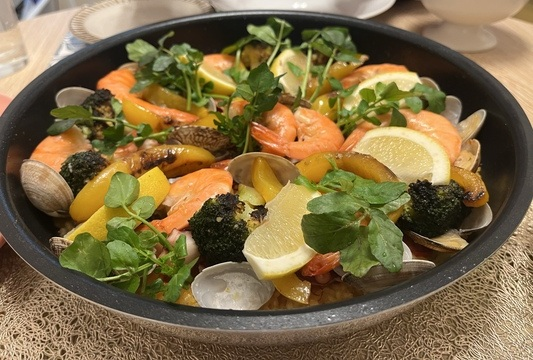
#> input picture overlay-title/paeria.jpg, 533 x 360 px
$ python send_image.py ../overlay-title/paeria.jpg
#> lines starting #> are read from the running program, lines starting #| are printed output that depends on the picture
#!/usr/bin/env python3
"""
GDEP133C02 電子ペーパー画像送信スクリプト
JPG/PNG画像を6色パレットに変換してESP32-S3経由でEPDに表示する

依存: pillow のみ (pip3 install pillow)
"""

import sys
import struct
import zlib
import argparse
import os
import time
import math
from pathlib import Path

from PIL import Image, ImageEnhance

# EPD設定
EPD_WIDTH = 1200
EPD_HEIGHT = 1600
PAYLOAD_LEN = EPD_WIDTH * EPD_HEIGHT // 2  # 4bpp = 960000 bytes

# 6色パレット (RGB値) - EPDの実際の発色に近い値に調整
PALETTE_COLORS = [
    (0, 0, 0),        # 0: black
    (255, 255, 255),  # 1: white
    (255, 230, 0),    # 2: yellow
    (200, 0, 0),      # 3: red
    (0, 0, 200),      # 4: blue
    (0, 180, 0),      # 5: green
]

# パレットインデックスから4bpp値への変換
INDEX_TO_4BPP = [0x0, 0x1, 0x2, 0x3, 0x5, 0x6]

# 白色のパレットインデックス
WHITE_INDEX = 1

# ボーレート定数（シリアル送信時のみ使用）
try:
    import termios
    BAUDRATE_MAP = {
        9600: termios.B9600,
        19200: termios.B19200,
        38400: termios.B38400,
        57600: termios.B57600,
        115200: termios.B115200,
        230400: termios.B230400,
        460800: termios.B460800,
        921600: termios.B921600,
    }
except ImportError:
    BAUDRATE_MAP = {}


def rgb_to_lab(r, g, b):
    """RGB to CIE Lab色空間変換"""
    r, g, b = r / 255.0, g / 255.0, b / 255.0

    r = ((r + 0.055) / 1.055) ** 2.4 if r > 0.04045 else r / 12.92
    g = ((g + 0.055) / 1.055) ** 2.4 if g > 0.04045 else g / 12.92
    b = ((b + 0.055) / 1.055) ** 2.4 if b > 0.04045 else b / 12.92

    r, g, b = r * 100, g * 100, b * 100

    x = r * 0.4124564 + g * 0.3575761 + b * 0.1804375
    y = r * 0.2126729 + g * 0.7151522 + b * 0.0721750
    z = r * 0.0193339 + g * 0.1191920 + b * 0.9503041

    x, y, z = x / 95.047, y / 100.0, z / 108.883

    x = x ** (1/3) if x > 0.008856 else (7.787 * x) + (16/116)
    y = y ** (1/3) if y > 0.008856 else (7.787 * y) + (16/116)
    z = z ** (1/3) if z > 0.008856 else (7.787 * z) + (16/116)

    L = (116 * y) - 16
    a = 500 * (x - y)
    b_val = 200 * (y - z)

    return L, a, b_val


PALETTE_LAB = [rgb_to_lab(r, g, b) for r, g, b in PALETTE_COLORS]


# [110 lines left out: functions find_nearest_color_lab, convert_to_palette_fast, convert_with_imagemagick, not called in this run]


def convert_to_palette_custom(img: Image.Image, dither: bool = True) -> list:
    """カスタム減色アルゴリズム（Lab色空間使用、Floyd-Steinbergディザリング）"""
    width, height = img.size
    pixels = list(img.get_flattened_data())

    image = []
    for y in range(height):
        row = []
        for x in range(width):
            idx = y * width + x
            r, g, b = pixels[idx][:3]
            row.append([float(r), float(g), float(b)])
        image.append(row)

    result = [[0] * width for _ in range(height)]

    for y in range(height):
        for x in range(width):
            r = max(0, min(255, int(image[y][x][0])))
            g = max(0, min(255, int(image[y][x][1])))
            b = max(0, min(255, int(image[y][x][2])))

            idx = find_nearest_color_lab(r, g, b)
            result[y][x] = idx

            if dither:
                new_r, new_g, new_b = PALETTE_COLORS[idx]
                err_r = image[y][x][0] - new_r
                err_g = image[y][x][1] - new_g
                err_b = image[y][x][2] - new_b

                if x + 1 < width:
                    image[y][x + 1][0] += err_r * 7 / 16
                    image[y][x + 1][1] += err_g * 7 / 16
                    image[y][x + 1][2] += err_b * 7 / 16
                if y + 1 < height:
                    if x > 0:
                        image[y + 1][x - 1][0] += err_r * 3 / 16
                        image[y + 1][x - 1][1] += err_g * 3 / 16
                        image[y + 1][x - 1][2] += err_b * 3 / 16
                    image[y + 1][x][0] += err_r * 5 / 16
                    image[y + 1][x][1] += err_g * 5 / 16
                    image[y + 1][x][2] += err_b * 5 / 16
                    if x + 1 < width:
                        image[y + 1][x + 1][0] += err_r * 1 / 16
                        image[y + 1][x + 1][1] += err_g * 1 / 16
                        image[y + 1][x + 1][2] += err_b * 1 / 16

        if y % 100 == 0:
            print(f"\r変換中... {y}/{height} ({100*y//height}%)", end="", flush=True)

    print(f"\r変換中... {height}/{height} (100%)")
    return result


# [20 lines left out: function palette_to_4bpp, not called in this run]


def adjust_image(img: Image.Image, brightness: float, contrast: float, saturation: float) -> Image.Image:
    """画像の明度、コントラスト、彩度を調整"""
    if brightness != 1.0:
        enhancer = ImageEnhance.Brightness(img)
        img = enhancer.enhance(brightness)

    if contrast != 1.0:
        enhancer = ImageEnhance.Contrast(img)
        img = enhancer.enhance(contrast)

    if saturation != 1.0:
        enhancer = ImageEnhance.Color(img)
        img = enhancer.enhance(saturation)

    return img


def load_and_resize_image(image_path: str, rotate: int = None) -> Image.Image:
    """
    画像を読み込み、EPDサイズにリサイズする

    - rotate=None: 自動回転（横長画像は90度回転）
    - rotate=0: 回転なし
    - rotate=90/180/270: 指定角度で回転
    - アスペクト比を維持し、余白は白で埋める
    """
#> called with image_path = '../overlay-title/paeria.jpg'
    img = Image.open(image_path)
#> img is the input picture: PIL image 533x360 RGB; mean R, G, B 127.5, 108.6, 71

    # EXIF回転情報を適用
    try:
        from PIL import ExifTags
        for orientation in ExifTags.TAGS.keys():
            if ExifTags.TAGS[orientation] == 'Orientation':
                break
        exif = img._getexif()
        if exif is not None:
            orientation_value = exif.get(orientation)
            if orientation_value == 3:
                img = img.rotate(180, expand=True)
            elif orientation_value == 6:
                img = img.rotate(270, expand=True)
            elif orientation_value == 8:
                img = img.rotate(90, expand=True)
    except (AttributeError, KeyError, IndexError):
        pass

    # RGBに変換
    if img.mode != 'RGB':
        img = img.convert('RGB')

    # 自動回転: 横長画像は-90度回転してEPD（縦長）に合わせる
    if rotate is None:
        if img.width > img.height:
            print("横長画像を-90度回転します")
            img = img.rotate(90, expand=True)
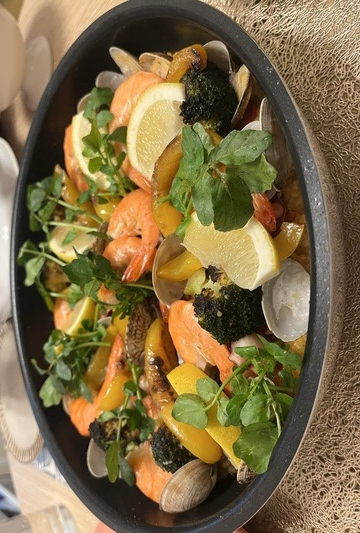
#> img: PIL image 360x533 RGB; mean R, G, B 127.5, 108.6, 71
    elif rotate != 0:
        img = img.rotate(-rotate, expand=True)

    # アスペクト比を維持してリサイズ（収まるサイズに）
    img_ratio = img.width / img.height
#> img_ratio = 0.675
    epd_ratio = EPD_WIDTH / EPD_HEIGHT

    if img_ratio > epd_ratio:
        # 画像が横長 → 幅を基準にリサイズ
        new_width = EPD_WIDTH
        new_height = int(new_width / img_ratio)
    else:
        # 画像が縦長 → 高さを基準にリサイズ
        new_height = EPD_HEIGHT
        new_width = int(new_height * img_ratio)
#> new_width = 1080

    img = img.resize((new_width, new_height), Image.Resampling.LANCZOS)
#> img: PIL image 1080x1600 RGB

    # 白い背景に配置（中央揃え）
    background = Image.new('RGB', (EPD_WIDTH, EPD_HEIGHT), (255, 255, 255))
#> background: PIL image 1200x1600 RGB; every value is 255
    offset_x = (EPD_WIDTH - new_width) // 2
#> offset_x = 60
    offset_y = (EPD_HEIGHT - new_height) // 2
    background.paste(img, (offset_x, offset_y))
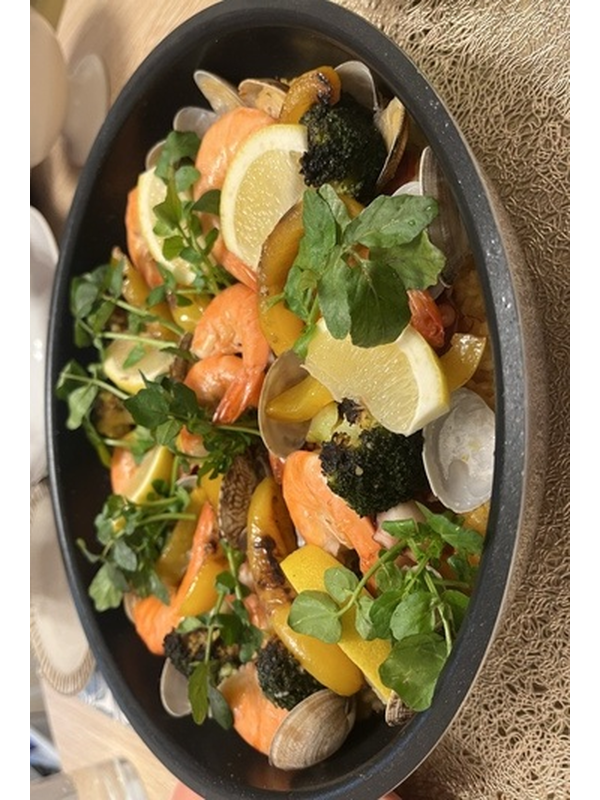
#> background: PIL image 1200x1600 RGB (shown at 1/2 size); mean R, G, B 140.2, 123.2, 89.4

    return background


# [24 lines left out: function open_serial, not called in this run]


def serial_write(fd, data: bytes):
    os.write(fd, data)


# [152 lines left out: functions serial_readline, send_to_epd, send_to_epd_http, save_preview, not called in this run]


def main():
    parser = argparse.ArgumentParser(
        description='GDEP133C02 電子ペーパーに画像を送信',
        formatter_class=argparse.RawDescriptionHelpFormatter,
        epilog='''
使用例:
  python3 send_image.py photo.jpg
  python3 send_image.py photo.jpg --brightness 1.2 --saturation 1.5
  python3 send_image.py photo.jpg -r 0 --preview   # 自動回転無効
        ''')
    parser.add_argument('image', help='送信する画像ファイル (JPG/PNG)')
    parser.add_argument('-p', '--port', default='/dev/ttyUSB0', help='シリアルポート (default: /dev/ttyUSB0)')
    parser.add_argument('-b', '--baudrate', type=int, default=921600, help='ボーレート (default: 921600)')
    parser.add_argument('-r', '--rotate', type=int, default=None, choices=[0, 90, 180, 270],
                        help='回転角度 (default: 自動, 0=回転なし)')
    parser.add_argument('--brightness', type=float, default=1.1, help='明度調整 (default: 1.1)')
    parser.add_argument('--contrast', type=float, default=1.1, help='コントラスト調整 (default: 1.1)')
    parser.add_argument('--saturation', type=float, default=1.4, help='彩度調整 (default: 1.4)')
    parser.add_argument('--no-dither', action='store_true', help='ディザリングを無効にする')
    parser.add_argument('--fast', action='store_true', help='高速変換モード（Pillow、開発用）')
    parser.add_argument('--magick', action='store_true', help='ImageMagickで変換（高品質、要imagemagick）')
    parser.add_argument('--preview', action='store_true', help='送信せずにプレビュー画像を保存')
    parser.add_argument('--http', metavar='HOST', help='HTTPで送信 (例: 192.168.0.210)')

    args = parser.parse_args()

    if not Path(args.image).exists():
        print(f"エラー: ファイルが見つかりません: {args.image}")
        sys.exit(1)

    print(f"画像を読み込み中: {args.image}")
    img = load_and_resize_image(args.image, args.rotate)
    print(f"出力サイズ: {img.width}x{img.height}")
#| 出力サイズ: 1200x1600

    print(f"画像調整中... (明度={args.brightness}, コントラスト={args.contrast}, 彩度={args.saturation})")
    img = adjust_image(img, args.brightness, args.contrast, args.saturation)
#> in adjust_image, `img = enhancer.enhance(brightness)`:
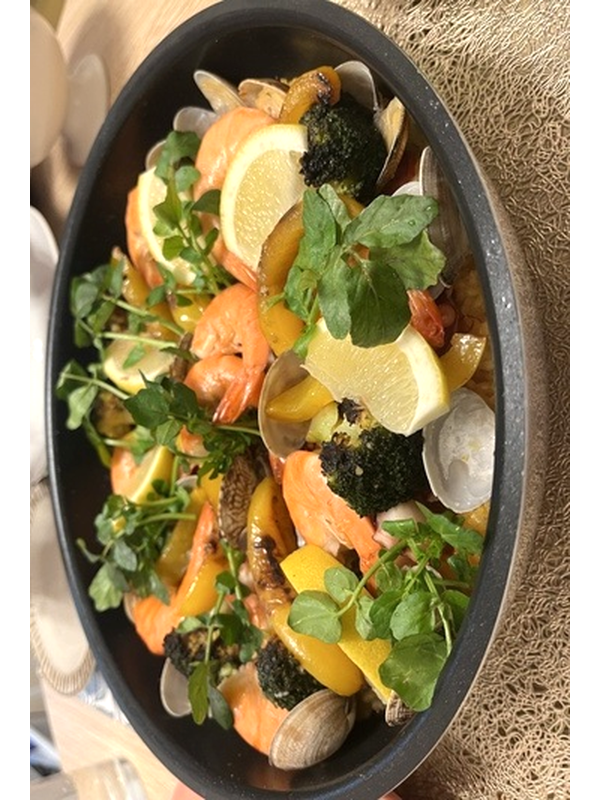
#> img: PIL image 1200x1600 RGB (shown at 1/2 size); mean R, G, B 150.4, 132.5, 95.4
#> in adjust_image, `img = enhancer.enhance(saturation)`:
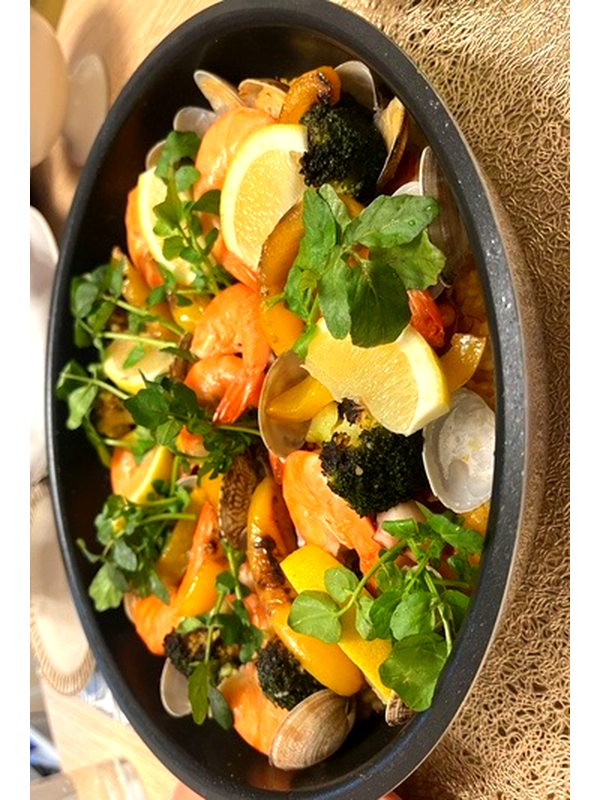
#> img: PIL image 1200x1600 RGB (shown at 1/2 size); mean R, G, B 154.3, 129.9, 76.5

    if args.magick:
        print("6色パレットに変換中（ImageMagick）...")
        palette_data = convert_with_imagemagick(img, dither=not args.no_dither)
    elif args.fast:
        print("6色パレットに変換中（高速モード）...")
        palette_data = convert_to_palette_fast(img, dither=not args.no_dither)
    else:
        print("6色パレットに変換中（Lab色空間使用）...")
        palette_data = convert_to_palette_custom(img, dither=not args.no_dither)

    if args.preview:
        preview_path = Path(args.image).stem + "_preview.png"
        save_preview(palette_data, preview_path)
        print(f"プレビュー画像を保存しました: {preview_path}")
        return

    print("4bpp形式に変換中...")
    payload = palette_to_4bpp(palette_data)
    print(f"ペイロードサイズ: {len(payload)} bytes")

    print("EPDに送信中...")
    if args.http:
        http_url = args.http
        if not http_url.startswith('http://') and not http_url.startswith('https://'):
            http_url = 'http://' + http_url
        success = send_to_epd_http(payload, http_url)
    else:
        success = send_to_epd(payload, args.port, args.baudrate)

    if success:
        print("完了!")
    else:
        print("警告: 応答を完全に受信できませんでした")


if __name__ == "__main__":
#> (the run stopped early here; a loop or call above may not have finished)
